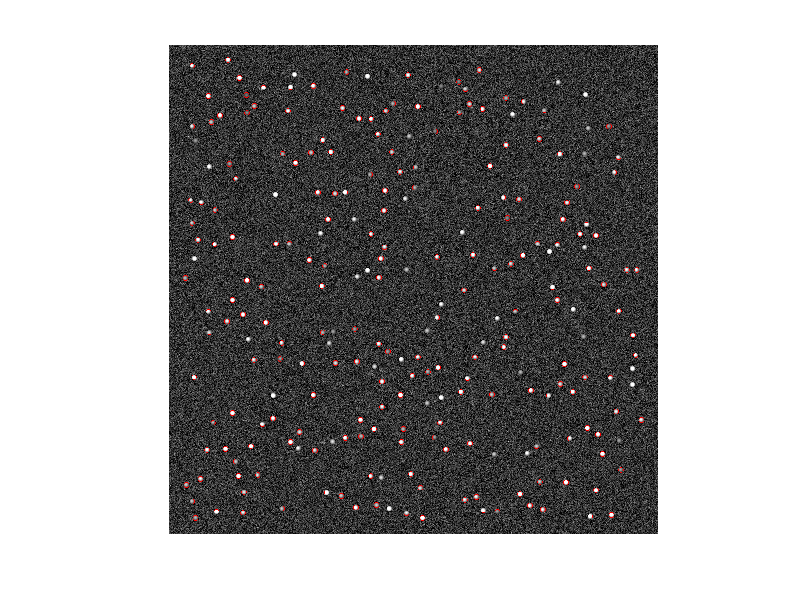

MATLAB code to generate this figure:
clc;
clear all;
close all;

% Parameters
bg = 50; % Average Background Intensity
noisefg = (3.97)^2; % Variance; foreground
noisebg = (35/255)^2; % Variance; background

filename_num = 'test'; % Filename to Save

% Turn on red border (on/off)
rb = 'on';

%%%%%%%%%%%%%%%%%%%%%%%%%%%%%%%%%%%%%%%%%%%%%%%%%%%%%%%%%%%%%%%%%%%%%%%%%%%

% Create Background
I = bg*ones(1000,1000)/255;

% Read in Image
% obj = double(imread(['image_model' filename_num '.png']))/255;
load('imagemodel.mat');
obj = double(obj);

% Obtain Centroid for each object
R = regionprops(logical((obj > 0)),'Centroid');
% Let Center_mask be the same size as output
Center_mask = zeros(size(obj));
% Plot on mask
for i = 1:length(R)
    column = floor(R(i).Centroid(1,1));
    row =  floor(R(i).Centroid(1,2));
    Center_mask(row,column) = 1;
end

% Recreate Intensity Values in Center mask
Center_mask = Center_mask.*obj;

% Gaussian Distribution
Ig = ones(51,51);
s = sqrt(noisefg); 
G = @(img,x,y,i,j) double(exp(-((x-i)^2+(y-j)^2)/(2*s^2)));
for n = 1:51
    for m = 1:51
        Ig(n,m) = G(Ig,26,26,n,m);
    end
end

% Normalization Function
normalize = @(A) (A - min(A(:)))/(max(A(:)) - min(A(:)));

% Normalize
Ig = normalize(Ig);

% Convolute Gaussian on Center Mask; Limit objects to mask size
obj = double((obj > 0).*conv2(Center_mask,Ig,'same'));
% figure, imshow(obj);

% Separate bg from objects
obj_mask = obj > 0;
% figure, imshow(obj_mask);

% Apply noise to bg separately
I = imnoise(I,'gaussian',0,noisebg)*255;
% figure, imshow(I,[]);

% Recombine bg and objects
I = I.*(~obj_mask)+obj.*(obj_mask);

% Red Border on objects
if strcmp(rb,'on')
    BWoutline = bwperim(obj_mask);
    Segout_R = I; Segout_R(BWoutline) = 255;
    Segout_G = I; Segout_G(BWoutline) = 0;
    Segout_B = I; Segout_B(BWoutline) = 0;
    I = cat(3, Segout_R, Segout_G, Segout_B);
end
    
% Display Images
figure, imshow(uint16(I*255),[]);

% Write image to disk
imwrite(uint16(I),['image_model' filename_num '_' num2str(bg)  '.png'],'png');